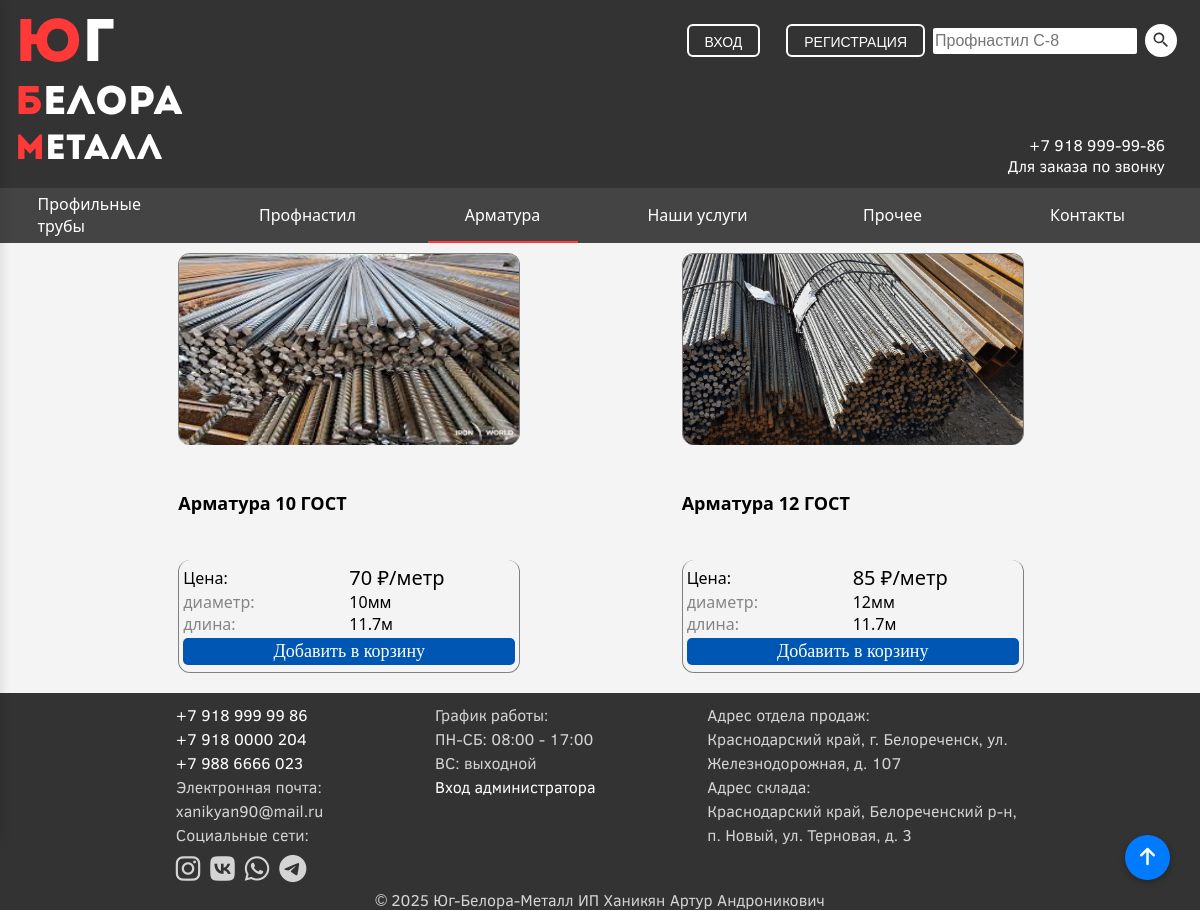
/armatura.php, run on the app's committed database.
### tables this page shows
CREATE TABLE `products` (
  `ID` int(11) NOT NULL,
  `category_id` int(11) NOT NULL,
  `name` varchar(40) NOT NULL,
  `price` int(11) NOT NULL,
  `amount` int(11) NOT NULL,
  `description` varchar(255) NOT NULL,
  `img` varchar(255) NOT NULL,
  `price_for` varchar(20) NOT NULL
);

CREATE TABLE `productattributes` (
  `ID` int(11) NOT NULL,
  `product_id` int(11) NOT NULL,
  `attribute_id` int(11) NOT NULL,
  `value` varchar(30) NOT NULL
);

CREATE TABLE `attributes` (
  `ID` int(11) NOT NULL,
  `name` varchar(20) NOT NULL
);

### armatura.php (the view, shortened to what this page needs)
<?php
$conn = new mysqli("localhost", "root", "", "diplom");
$categoryName = 'Арматура';
$stmt = $conn->prepare("SELECT ID FROM categories WHERE name = ? LIMIT 1");
$stmt->bind_param('s', $categoryName);
$stmt->execute();
$stmt->bind_result($categoryId);
$stmt = $conn->prepare("SELECT * FROM products WHERE category_id = ?");
$stmt->bind_param('i', $categoryId);
$stmt->execute();
$productResult = $stmt->get_result();
$productData = [];
$productIds = [];
while ($row = $productResult->fetch_assoc()) {
    $productData[$row['ID']] = $row;
    $productIds[] = $row['ID'];
}
$attributesData = [];
if (!empty($productIds)) {
    $placeholders = implode(',', array_fill(0, count($productIds), '?'));
    $types = str_repeat('i', count($productIds));
    $attrSql = "
        SELECT pa.product_id, a.name AS attr_name, pa.value
        FROM productattributes pa
        JOIN attributes a ON a.ID = pa.attribute_id
        WHERE pa.product_id IN ($placeholders)
    ";
    $attrStmt = $conn->prepare($attrSql);
    $attrStmt->bind_param($types, ...$productIds);
    $attrStmt->execute();
    $attrResult = $attrStmt->get_result();
    while ($row = $attrResult->fetch_assoc()) {
        $attributesData[$row['product_id']][] = [
            'name' => $row['attr_name'],
            'value' => $row['value']
        ];
    }
}
$products = [];
foreach ($productData as $id => $product) {
    $product['attributes'] = $attributesData[$id] ?? [];
    $products[$categoryName][] = $product;
}
?>
<!DOCTYPE html>
<html lang="en">
<head>
    <link rel="stylesheet" href="css/style.css">
    <link rel="stylesheet" href="https://cdnjs.cloudflare.com/ajax/libs/font-awesome/6.5.0/css/all.min.css">
</head>
<body>
    <button id="scrollToTopBtn" title="Наверх"><i class="fa-solid fa-arrow-up"></i></button>
    <header id="main-content">
        <div class="content">
                <a href="index.php">
                    <div class="logo">
                        <span class="ug"><span style="color: rgb(255, 56, 56);">Ю</span>г</span>
                        <span class="belora"><span style="color: rgb(255, 56, 56);">Б</span>елора</span>
                        <span class="metall"><span style="color: rgb(255, 56, 56);">М</span>еталл</span>
                    </div>
                </a>
            <div class="main-nav">
                <div class="search-nav">
                    <div class="search-container">
                        <form action="search.php" method="GET">
                            <input type="text" required name="search" placeholder="Профнастил C-8" id="search">
                            <button class="search-btn" type="submit">
                            </button>
                        </form>
                    </div>
                    <div class="auth-buttons" id="auth-buttons">
                        <button onclick="openDialogAuth()" id="auth-btn" class="auth-btn show">Вход</button>
                        <button onclick="openDialogReg()" id="reg-btn" class="reg-btn show">Регистрация</button>
                    </div>
                </div>
                <div class="header-info">
                    <span>+7 918 999-99-86<br>Для заказа по звонку</span>
                </div>
            </div>
        </div>
    </header>
    <nav>
        <div class="content nav-content">
            <a href="proftruba.php"><div class="nav-button">Профильные трубы</div> </a>
            <a href="profnastil.php"><div class="nav-button">Профнастил</div></a>
            <a href="armatura.php"><div class="nav-button nav-active">Арматура</div></a>
            <a href="services.php"><div class="nav-button">Наши услуги</div></a>
                <div id="prochee">
                    <a class="nav-button" style="border: 0px; box-shadow: initial;"  href="prochee.php">Прочее</a>
                </div>
            <a href="contacts.php"><div class="nav-button">Контакты</div></a>
        </div>
    </nav>
    <div class="content ">
        <div class="catalog">
            <?php if (isset($products[$categoryName]) && count($products[$categoryName]) > 0): ?>
                <?php foreach ($products[$categoryName] as $product): ?>
                    <div class="card">
                        <img src="<?= htmlspecialchars($product['img']) ?>" alt="<?= htmlspecialchars($product['name']) ?>">
                        <div class="product-name">
                            <b><?= htmlspecialchars($product['name']) ?></b>
                        </div>
                        <div class="incard">
                            <dl><dt>Цена:</dt><dd class="price"><?= htmlspecialchars($product['price']) ?> ₽/<?= htmlspecialchars($product['price_for']) ?></dd></dl>
                            <?php foreach ($product['attributes'] as $attr): ?>
                                <dl class="attributes"><dt><?= htmlspecialchars($attr['name']) ?>:</dt><dd><?= htmlspecialchars($attr['value']) ?></dd></dl>
                            <?php endforeach; ?>
                            <button class="add-to-cart-btn" data-product-id="<?= htmlspecialchars($product['ID']) ?>" data-quantity="1" title="Добавить в корзину">
                                Добавить в корзину
                            </button>
                        </div>
                    </div>
                <?php endforeach; ?>
            <?php else: ?>
                <p>Нет товаров в категории "Арматура".</p>
            <?php endif; ?>
        </div>
    </div>
    <footer>
        <div class="foot-block">
            <div class="foot">
                <a href="tel:+79189999986"><span class="phone">+7 918 999 99 86</span></a><br>
                <a href="tel:+79180000204"><span class="phone">+7 918 0000 204</span></a><br>
                <a href="tel:+79186666023"><span class="phone">+7 988 6666 023</span></a><br>
                <span>Электронная почта: </span><br>
                <span> xanikyan90@mail.ru</span><br>
                <span>Социальные сети:</span><br>
                <div style="display: flex; flex-wrap: wrap;">
                    <div class="social-links">
                        <a href="https://www.instagram.com/@khanikyan_zhanna" target="_blank" title="Instagram">
                            <i class="fab fa-instagram"></i>
                        </a>
                        <a href="https://vk.com/ВАШ_АККАУНТ" target="_blank" title="VK">
                            <i class="fab fa-vk"></i>
                        </a>
                        <a href="https://wa.me/ВАШ_НОМЕР" target="_blank" title="WhatsApp">
                            <i class="fab fa-whatsapp"></i>
                        </a>
                        <a href="https://t.me/ВАШ_АККАУНТ" target="_blank" title="Telegram">
                            <i class="fab fa-telegram"></i>
                        </a>
                    </div>
                </div>
            </div>
            <div class="foot">
                <span>График работы:</span><br>
                <span>ПН-СБ: 08:00 - 17:00</span><br>
                <span>ВС: выходной</span><br>
                <a href="admin.php">Вход администратора</a>
            </div>
            <div id="desc" class="foot">
                <span>Адрес отдела продаж:</span><br>
                Краснодарский край, г. Белореченск, ул. Железнодорожная, д. 107 <br>
                <span>Адрес склада:</span><br>
                Краснодарский край, Белореченский р-н, п. Новый, ул. Терновая, д. 3
            </div>
        </div>
        <div class="copyright">
            <span>&copy; 2025 Юг-Белора-Металл ИП Ханикян Артур Андроникович</span>
        </div>
    </footer>
</body>
</html>

### css/style.css (style rules this page uses)
input, select, textarea { font-size: 16px; }
body { margin: 0; padding: 0; background-color: #f4f4f4; font-family: 'Clear Sans', sans-serif; }
a { text-decoration: none; color: inherit; transition: all 0.5s; }
header .content { display: grid; grid-template-columns: 170px auto; font-family: inherit; margin-bottom: 0px; }
form .search-btn { border: none; padding: 6px; width: auto; height: auto; transition: 0.5s ease-out; }
.search-container form { display: flex; align-items: center; }
.auth-buttons { display: flex; gap: 10px; align-items: center; }
.auth-buttons .show { padding: 8px 16px; font-size: 14px; text-transform: uppercase; color: white; background-color: #333; border: 2px solid #fff; border-radius: 6px; cursor: pointer; transition: all 0.3s ease; }
.add-to-cart-btn { border: none; background-color: inherit; cursor: pointer; width: 100%; background-color: #0056b3; padding: 3px; margin-bottom: 3px; border-radius: 5px; margin-top: 3px; color:#fff; font-size: 18px; transition: all 0.4s; font-family: 'Trebuchet MS'; }
.attributes dt { color: #858585; }
.price { font-size: 20px; }
.search-nav button { height: 33px; font-size: 16px; color: #333; background-color: #fff; border-radius: 100%; margin: 8px; }
.header-info { padding-right: 2%; padding-left: 2%; justify-content: space-between; display: flex; height: 100%; align-items: end; text-align: end; flex-direction: row-reverse; }
.search-nav input { width: 100px; height: 24px; font-size: 16px; border: none; border-radius: 2px; align-items: center; }
.search-nav { height: 65px; align-items: end; display: flex; flex-direction:row-reverse; }
.main-nav { display: flex; flex-direction: column; color: #fff; }
header a { color: #fff; }
a .logo { width: 170px; height: 160px; display: grid; font-family: 'Intro'; }
.ug { font-size: 60px; }
.belora { font-size: 40px; }
.metall { font-size: 35px; }
header { background-color: #333; color: #fff; padding: 16px 5px 12px 5px; }
header a { width: auto; display:flex; align-items: center; flex-wrap: wrap; box-sizing: border-box; }
#search { width: 200px; }
.search-container form { margin: 0px; }
.search-container { display: flex; align-items: center; }
nav a { color: #fff; }
#prochee { transition: all 0.5s; border-bottom: 2px solid #444; position: relative; }
nav { margin-bottom: 0px; background-color: #444; color: #fff; }
.nav-button { flex-wrap: wrap; display: flex; align-content: center; height: 53px; width: 150px; justify-content: center; border-bottom: solid 2px #444; }
nav div a { box-sizing: border-box; }
.nav-content { margin-bottom: 0px !important; transition: all 0.5s; display: flex; justify-content: space-around; }
.nav-active { border-bottom: 2px solid rgb(255, 59, 59); }
.content { font-family: 'Segoe UI'; margin-bottom: 10px; max-width: 1170px; margin-right: auto; margin-left: auto; color: black; }
.catalog { display: flex; flex-wrap: wrap; justify-content: space-evenly; }
.card { display: flex; flex-direction: column; width: 340px; height: 420px; margin-top: 10px; margin-bottom: 10px; border-radius: 14px; justify-content: space-between; }
.product-name { font-size: 18px; }
.incard { width: 332px; border: 1px solid gray; border-top: none; padding: 4px; border-radius: 12px; background-color: inherit; height: fit-content; }
.card img { border: 1px solid gray; border-bottom: none; width: inherit; aspect-ratio: 16/9; border-radius: 12px; }
.card dl { margin: 0px; display: flex; flex-direction: row; }
.card dt { align-content: center; width: 50%; }
.card dd { width: 50%; margin: 0px; }
#scrollToTopBtn { position: fixed; bottom: 30px; right: 30px; z-index: 1000; background-color: #007bff; color: white; border: none; border-radius: 50%; width: 45px; height: 45px; font-size: 20px; cursor: pointer; box-shadow: 0 2px 6px rgba(0,0,0,0.3); display: none; transition: opacity 0.3s ease; transition: 0.3s; }
footer { background-color: #333; color: #d4d4d4; bottom: 0; width: 100%; }
.foot { padding: 10px; padding-bottom: 0px; max-width: 33%; line-height: 1.5; }
.copyright { width: 80%; display: flex; justify-content: center; margin-left: auto; margin-right: auto; }
.foot-block { display: flex; flex-direction: row; justify-content: space-around; width: 80%; margin-left: auto; margin-right: auto; }
.foot span { margin-top: 5px; margin-bottom: 5px; }
.social-links { display: flex; gap: 10px; }
#desc { display: block; }
.social-links a { font-size: 28px; color: #d4d4d4; transition: color 0.3s; }
footer a { color: #fff; }

### data on the page
products: img (picture), name "Арматура 10 ГОСТ", price "70", price_for "метр", name "длина", value "11.7м"
productattributes: attribute.name "диаметр", value "10мм"
products: img (picture), name "Арматура 12 ГОСТ", price "85", price_for "метр", name "длина", value "11.7м"
productattributes: attribute.name "диаметр", value "12мм"
